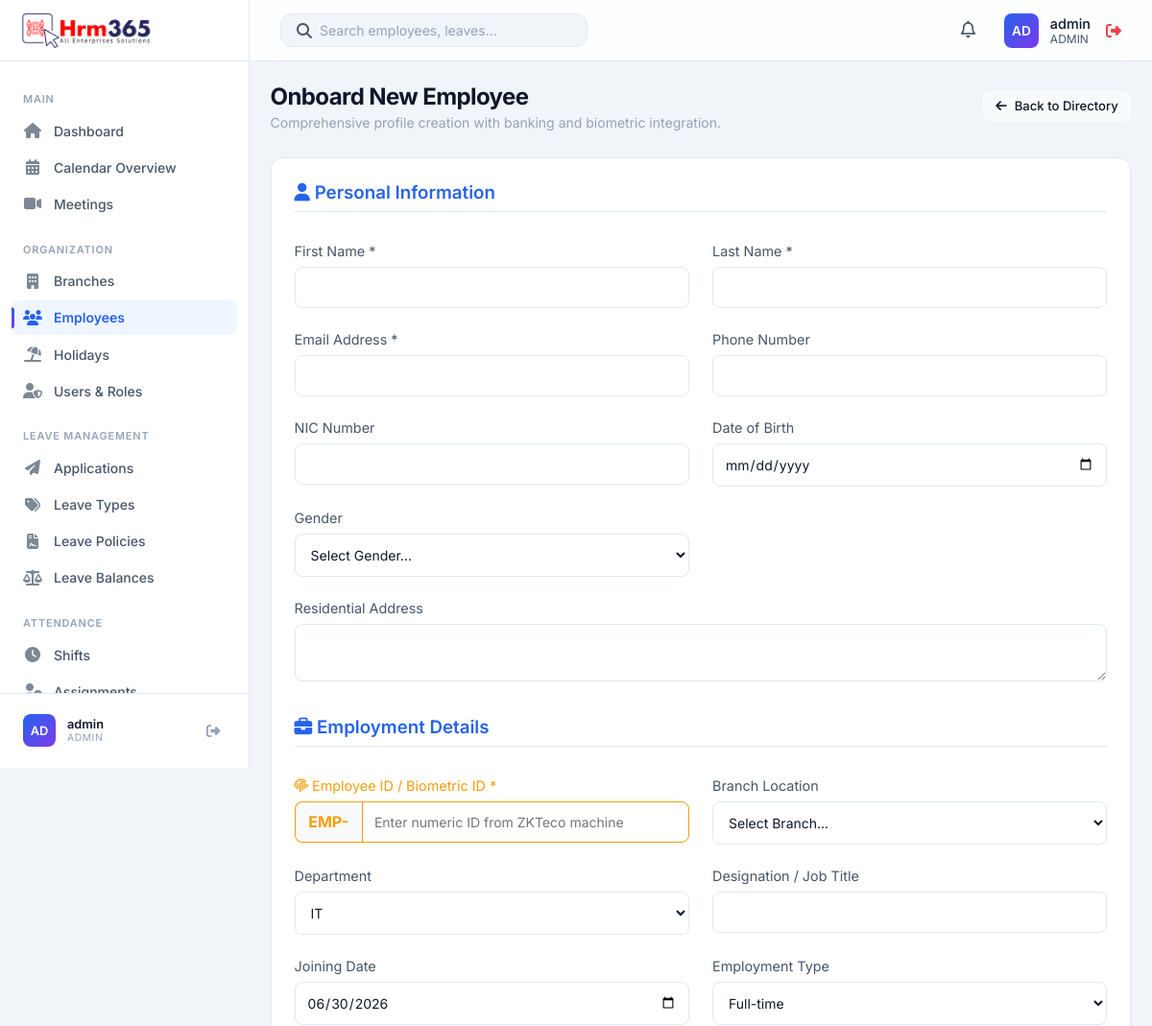
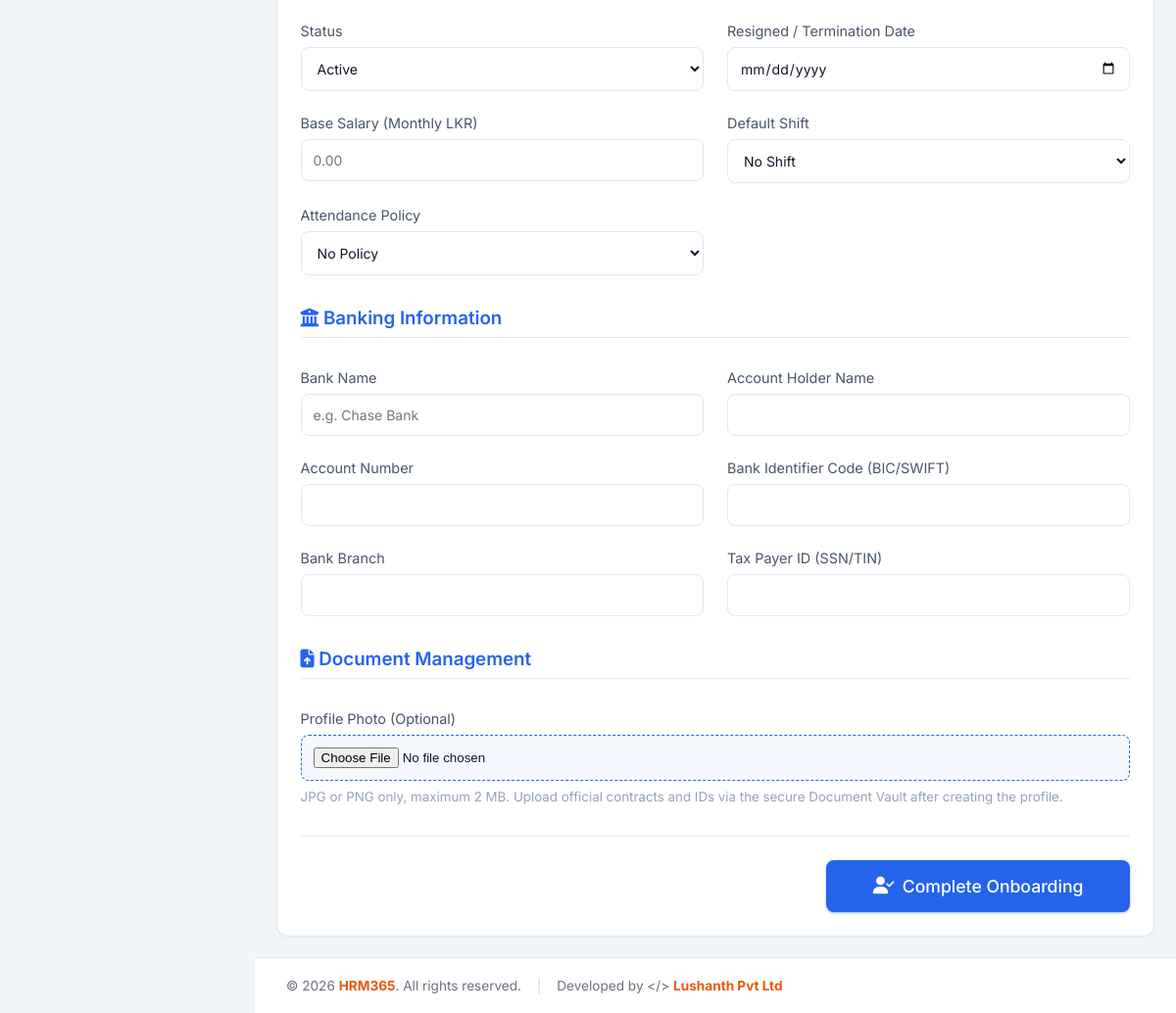
The app's page /modules/employees/create.php (signed in) with its own data (2 pictures, top to bottom).
### tables this page shows
CREATE TABLE IF NOT EXISTS users (
    id INT AUTO_INCREMENT PRIMARY KEY,
    username VARCHAR(50) NOT NULL UNIQUE,
    password VARCHAR(255) NOT NULL,
    full_name VARCHAR(100),
    phone VARCHAR(30),
    role ENUM('admin', 'HR', 'manager', 'employee') DEFAULT 'employee',
    status ENUM('Active', 'Inactive') DEFAULT 'Active',
    language VARCHAR(20) DEFAULT 'English',
    department VARCHAR(50),
    employee_id INT NULL,
    created_at TIMESTAMP DEFAULT CURRENT_TIMESTAMP,
    FOREIGN KEY (employee_id) REFERENCES employees(id) ON DELETE CASCADE,
    UNIQUE KEY unique_employee_login (employee_id)
);

CREATE TABLE IF NOT EXISTS system_settings (
    setting_key VARCHAR(50) PRIMARY KEY,
    setting_value TEXT NOT NULL,
    updated_at TIMESTAMP DEFAULT CURRENT_TIMESTAMP ON UPDATE CURRENT_TIMESTAMP
);

### modules/employees/create.php (the view, shortened to what the rows shown need)
<?php
require_once '../../includes/db.php';
require_once '../../includes/auth.php';
$currency = $pdo->query("SELECT setting_value FROM system_settings WHERE setting_key = 'currency'")->fetchColumn() ?: 'LKR';
include '../../includes/header.php';
?>
<div class="page-header">
    <div>
        <h1 class="page-title">Onboard New Employee</h1>
    </div>
</div>
<div class="card">
    <form action="save.php" method="POST" enctype="multipart/form-data">
        <div style="display: grid; grid-template-columns: 1fr 1fr; gap: 1.5rem; margin-bottom: 2rem;">
            <div>
                <label style="display: block; margin-bottom: 0.5rem; color: var(--text-secondary); font-size: 0.9rem;">Base Salary (Monthly <?php echo htmlspecialchars($currency); ?>)</label>
                <input type="number" step="0.01" name="base_salary" placeholder="0.00" style="width: 100%; padding: 0.75rem; border-radius: var(--radius-md); border: 1px solid var(--border-color); background: var(--bg-secondary); color: var(--text-primary); outline: none;">
            </div>
        </div>
    </form>
</div>
<?php include '../../includes/footer.php'; ?>

### includes/header.php (shortened to what the rows shown need)
<?php
require_once __DIR__ . '/auth.php';
require_once __DIR__ . '/avatar.php';
$stylesheetPath = __DIR__ . '/../css/styles.css';
$stylesheetVersion = is_file($stylesheetPath) ? filemtime($stylesheetPath) : time();
?>
<!DOCTYPE html>
<html lang="en">
<head>
    <link rel="stylesheet" href="<?php echo app_url('css/styles.css'); ?>?v=<?php echo $stylesheetVersion; ?>">
    <link rel="stylesheet" href="https://cdnjs.cloudflare.com/ajax/libs/font-awesome/6.4.0/css/all.min.css">
</head>
<body>
    <?php include 'sidebar.php'; ?>
    <div class="main-wrapper" style="display: flex; flex-direction: column; flex: 1; min-height: 100vh; width: 100%;">
        <header class="top-header">
            <div class="header-actions">
                <div class="user-profile" style="display: flex; align-items: center; gap: 1rem;">
                    <a href="<?php echo app_url('profile.php'); ?>" style="display: flex; align-items: center; gap: 0.75rem; text-decoration: none; color: inherit;">
                        <?php echo render_avatar($currentUser['first_name'] ?? null, $currentUser['last_name'] ?? null, $currentUser['profile_photo'] ?? null, $currentUser['username']); ?>
                        <div class="user-info">
                            <div style="font-size: 0.9rem; font-weight: 500; color: var(--text-primary);">
                                <?php echo htmlspecialchars($_SESSION['full_name'] ?? $currentUser['username']); ?>
                            </div>
                            <div style="font-size: 0.75rem; color: var(--text-secondary); text-transform: uppercase;">
                                <?php echo htmlspecialchars($currentUser['role']); ?>
                            </div>
                        </div>
                    </a>
                </div>
            </div>
        </header>
        <main class="content-area">

### includes/sidebar.php (shortened to what the rows shown need)
<?php
require_once __DIR__ . '/avatar.php';
?>
<aside class="sidebar">
    <div class="sidebar-footer">
        <div class="sidebar-user">
            <?php echo render_avatar($currentUser['first_name'] ?? null, $currentUser['last_name'] ?? null, $currentUser['profile_photo'] ?? null, $currentUser['username']); ?>
            <div class="sidebar-user-info">
                <div class="sidebar-user-name"><?php echo htmlspecialchars($_SESSION['full_name'] ?? $currentUser['username']); ?></div>
                <div class="sidebar-user-role"><?php echo htmlspecialchars($currentUser['role']); ?></div>
            </div>
            <a href="<?php echo app_url('logout.php'); ?>" class="sidebar-logout" title="Logout"><i class="fas fa-sign-out-alt"></i></a>
        </div>
    </div>
</aside>

### includes/avatar.php (shortened to what the rows shown need)
<?php
function profile_photo_url(?string $path): ?string
{
    if (empty($path)) {
        return null;
    }
    $relative = ltrim(str_replace('\\', '/', $path), '/');
    $absolute = realpath(__DIR__ . '/../' . str_replace('/', DIRECTORY_SEPARATOR, $relative));
    return app_url($relative) . '?v=' . filemtime($absolute);
}
function avatar_initials(?string $first, ?string $last, ?string $fallback = ''): string
{
    $first = trim((string) $first);
    $last = trim((string) $last);
    $fallback = trim($fallback);
    return strtoupper(substr($fallback !== '' ? $fallback : 'U', 0, 2));
}
function render_avatar(?string $first, ?string $last, ?string $photoPath, ?string $fallback = '', string $class = 'avatar', string $style = ''): string
{
    $url = profile_photo_url($photoPath);
    $label = trim(trim((string) $first) . ' ' . trim((string) $last));
    if ($label === '') {
        $label = $fallback ?: 'User';
    }
    $styleAttr = $style !== '' ? ' style="' . htmlspecialchars($style, ENT_QUOTES, 'UTF-8') . '"' : '';
    $classAttr = htmlspecialchars($class, ENT_QUOTES, 'UTF-8');
    $titleAttr = htmlspecialchars($label, ENT_QUOTES, 'UTF-8');
    return '<div class="' . $classAttr . '"' . $styleAttr . ' title="' . $titleAttr . '">' . htmlspecialchars(avatar_initials($first, $last, $fallback), ENT_QUOTES, 'UTF-8') . '</div>';
}

### records on screen
users: role "AD AD", username "admin", role "ADMIN"
system_settings: setting_value "LKR"

### other values on screen
form field status "Active"
